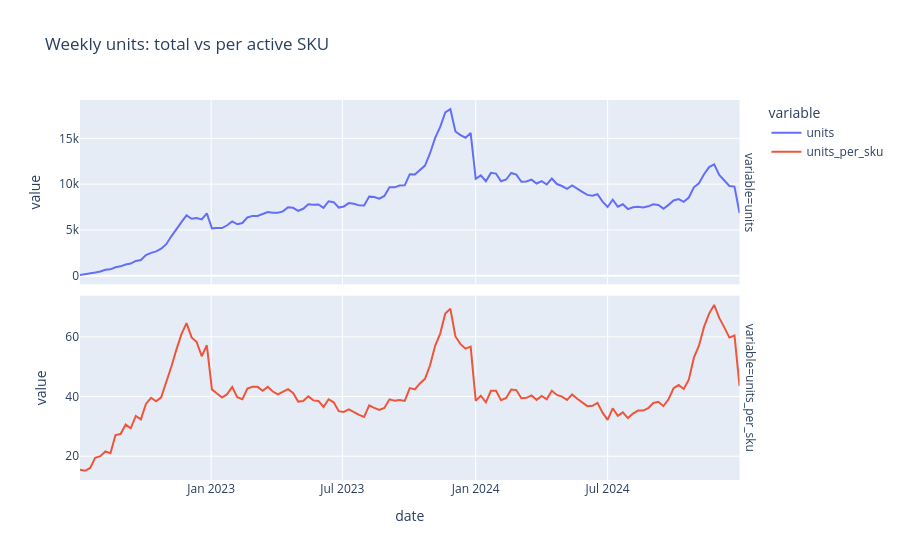

This figure's notebook cell:
### Markdown cell above
## Weekly demand — raw total vs per active SKU
SKUs launch and retire, so the raw total also moves with SKU count. Per-SKU strips that out.

### Code cell
wk = df.groupby("date").agg(units=("units_sold", "sum"), active_skus=("sku", "nunique"))
wk["units_per_sku"] = wk.units / wk.active_skus
print(f"active SKUs per week: {wk.active_skus.min()}–{wk.active_skus.max()}")
px.line(wk.reset_index(), x="date", y=["units", "units_per_sku"], facet_row="variable",
        title="Weekly units: total vs per active SKU").update_yaxes(matches=None)

### Figure 1 — Plotly figure (JSON) as saved in the notebook; plotly's stock layout.template omitted (floating-point values rounded to 4 significant figures; data arrays with more than 128 entries replaced by an {"elided": "..."} marker saying what was removed)
{"data": [{"hovertemplate": "variable=units<br>date=%{x}<br>value=%{y}<extra></extra>", "legendgroup": "units", "line": {"color": "#636efa", "dash": "solid"}, "marker": {"symbol": "circle"}, "mode": "lines", "name": "units", "orientation": "v", "showlegend": true, "type": "scatter", "x": {"elided": "131 str values"}, "xaxis": "x2", "y": {"elided": "131 float values"}, "yaxis": "y2"}, {"hovertemplate": "variable=units_per_sku<br>date=%{x}<br>value=%{y}<extra></extra>", "legendgroup": "units_per_sku", "line": {"color": "#EF553B", "dash": "solid"}, "marker": {"symbol": "circle"}, "mode": "lines", "name": "units_per_sku", "orientation": "v", "showlegend": true, "type": "scatter", "x": {"elided": "131 str values"}, "xaxis": "x", "y": {"elided": "131 float values"}, "yaxis": "y"}], "layout": {"annotations": [{"font": {}, "showarrow": false, "text": "variable=units_per_sku", "textangle": 90, "x": 0.98, "xanchor": "left", "xref": "paper", "y": 0.2425, "yanchor": "middle", "yref": "paper"}, {"font": {}, "showarrow": false, "text": "variable=units", "textangle": 90, "x": 0.98, "xanchor": "left", "xref": "paper", "y": 0.7575, "yanchor": "middle", "yref": "paper"}], "legend": {"title": {"text": "variable"}, "tracegroupgap": 0}, "title": {"text": "Weekly units: total vs per active SKU"}, "xaxis": {"anchor": "y", "domain": [0.0, 0.98], "title": {"text": "date"}}, "xaxis2": {"anchor": "y2", "domain": [0.0, 0.98], "matches": "x", "showticklabels": false}, "yaxis": {"anchor": "x", "domain": [0.0, 0.485], "title": {"text": "value"}}, "yaxis2": {"anchor": "x2", "domain": [0.515, 1.0], "title": {"text": "value"}}}}
